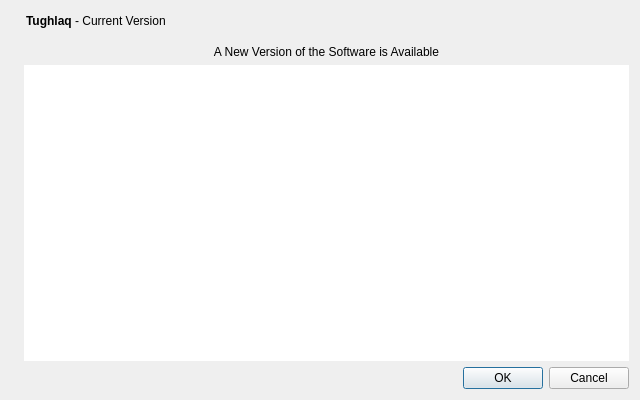
<?xml version="1.0" encoding="UTF-8"?>
<ui version="4.0">
 <class>UpdateDialog</class>
 <widget class="QDialog" name="UpdateDialog">
  <property name="geometry">
   <rect>
    <x>0</x>
    <y>0</y>
    <width>640</width>
    <height>400</height>
   </rect>
  </property>
  <property name="windowTitle">
   <string>Tughlaq Update</string>
  </property>
  <layout class="QHBoxLayout" name="horizontalLayout_2">
   <item>
    <widget class="QLabel" name="label_4">
     <property name="sizePolicy">
      <sizepolicy hsizetype="Preferred" vsizetype="Ignored">
       <horstretch>0</horstretch>
       <verstretch>0</verstretch>
      </sizepolicy>
     </property>
     <property name="pixmap">
      <pixmap resource="../bitcoin.qrc">:/images/aboutBackground</pixmap>
     </property>
     <property name="alignment">
      <set>Qt::AlignLeading|Qt::AlignLeft|Qt::AlignTop</set>
     </property>
    </widget>
   </item>
   <item>
    <layout class="QVBoxLayout" name="verticalLayout_2">
     <item>
      <layout class="QHBoxLayout" name="horizontalLayout">
       <property name="leftMargin">
        <number>2</number>
       </property>
       <property name="bottomMargin">
        <number>8</number>
       </property>
       <item>
        <widget class="QLabel" name="label">
         <property name="cursor">
          <cursorShape>IBeamCursor</cursorShape>
         </property>
         <property name="text">
          <string>&lt;html&gt;&lt;head/&gt;&lt;body&gt;&lt;p&gt;&lt;span style=&quot; font-weight:600;&quot;&gt;Tughlaq&lt;/span&gt; - Current Version&lt;/p&gt;&lt;/body&gt;&lt;/html&gt;</string>
         </property>
         <property name="textInteractionFlags">
          <set>Qt::LinksAccessibleByMouse|Qt::TextSelectableByKeyboard|Qt::TextSelectableByMouse</set>
         </property>
        </widget>
       </item>
       <item>
        <widget class="QLabel" name="versionLabel">
         <property name="cursor">
          <cursorShape>IBeamCursor</cursorShape>
         </property>
         <property name="text">
          <string notr="true"/>
         </property>
         <property name="textInteractionFlags">
          <set>Qt::LinksAccessibleByMouse|Qt::TextSelectableByKeyboard|Qt::TextSelectableByMouse</set>
         </property>
        </widget>
       </item>
       <item>
        <spacer name="horizontalSpacer">
         <property name="orientation">
          <enum>Qt::Horizontal</enum>
         </property>
         <property name="sizeHint" stdset="0">
          <size>
           <width>40</width>
           <height>20</height>
          </size>
         </property>
        </spacer>
       </item>
      </layout>
     </item>
     <item>
      <widget class="QLabel" name="title">
       <property name="cursor">
        <cursorShape>IBeamCursor</cursorShape>
       </property>
       <property name="text">
        <string>A New Version of the Software is Available</string>
       </property>
       <property name="alignment">
        <set>Qt::AlignHCenter|Qt::AlignTop</set>
       </property>
       <property name="margin">
        <number>2</number>
       </property>
       <property name="textInteractionFlags">
        <set>Qt::LinksAccessibleByMouse</set>
       </property>
      </widget>
     </item>
     <item>
      <widget class="QTextEdit" name="description">
       <property name="frameShape">
        <enum>QFrame::NoFrame</enum>
       </property>
       <property name="horizontalScrollBarPolicy">
        <enum>Qt::ScrollBarAlwaysOff</enum>
       </property>
       <property name="undoRedoEnabled">
        <bool>false</bool>
       </property>
       <property name="readOnly">
        <bool>true</bool>
       </property>
       <property name="cursorWidth">
        <number>1</number>
       </property>
       <property name="placeholderText">
        <string extracomment="This is the description of the change."/>
       </property>
      </widget>
     </item>
     <item>
      <widget class="QDialogButtonBox" name="buttonBox">
       <property name="orientation">
        <enum>Qt::Horizontal</enum>
       </property>
       <property name="standardButtons">
        <set>QDialogButtonBox::Cancel|QDialogButtonBox::Ok</set>
       </property>
      </widget>
     </item>
    </layout>
   </item>
  </layout>
 </widget>
 <resources>
  <include location="../bitcoin.qrc"/>
 </resources>
 <connections>
  <connection>
   <sender>buttonBox</sender>
   <signal>rejected()</signal>
   <receiver>UpdateDialog</receiver>
   <slot>reject()</slot>
   <hints>
    <hint type="sourcelabel">
     <x>428</x>
     <y>308</y>
    </hint>
    <hint type="destinationlabel">
     <x>286</x>
     <y>274</y>
    </hint>
   </hints>
  </connection>
  <connection>
   <sender>buttonBox</sender>
   <signal>accepted()</signal>
   <receiver>UpdateDialog</receiver>
   <slot>accept()</slot>
   <hints>
    <hint type="sourcelabel">
     <x>360</x>
     <y>308</y>
    </hint>
    <hint type="destinationlabel">
     <x>157</x>
     <y>274</y>
    </hint>
   </hints>
  </connection>
 </connections>
</ui>
